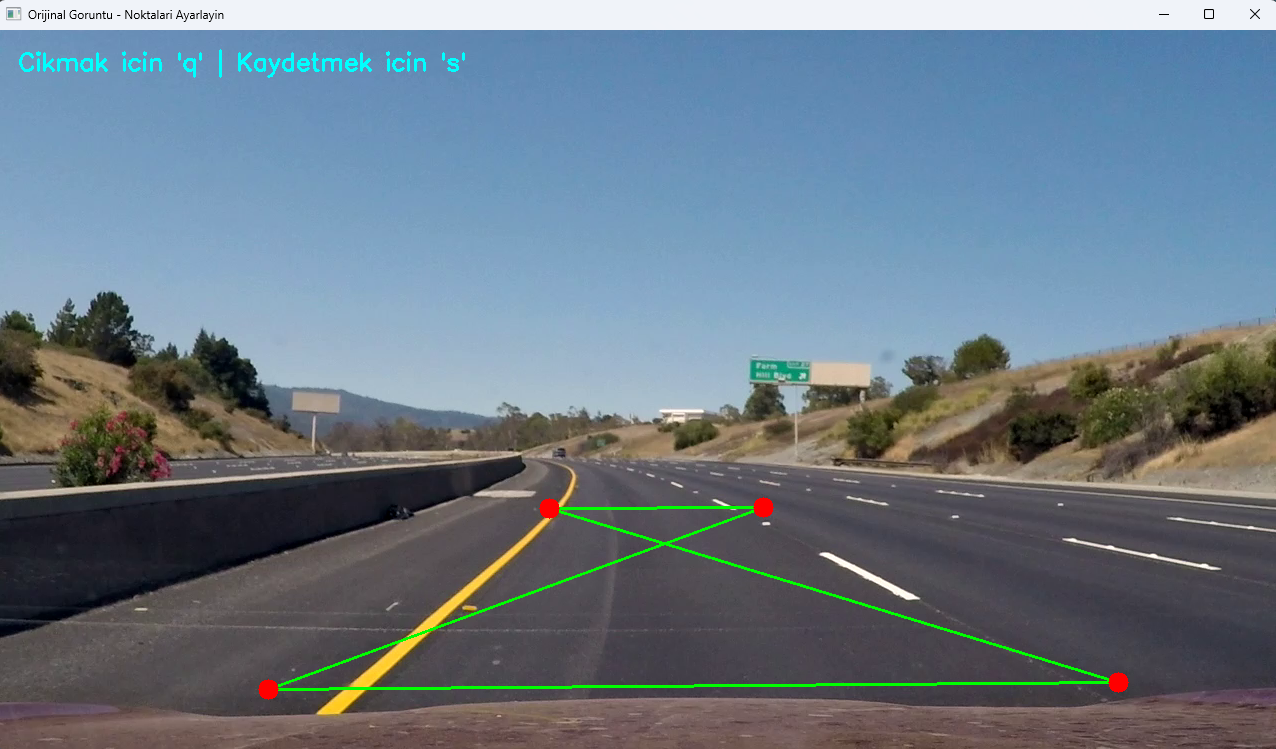
#> input picture perspective.png, 1276 x 749 px, given in place of the camera
$ python serit_takip_sanal_webcam.py   (older library calls are emulated)
#> lines starting #> are read from the running program, lines starting #| are printed output that depends on the picture; after the words box and inside, x2 and y2 are one past the last pixel; in counts of white or black regions, pixels touching at a corner belong together
import time
import cv2
import numpy as np
from collections import deque
import warnings
import subprocess

webcam = 1

subprocess.run(["python", "perspective_setup.py", "--webcam"])
#> (this line was passed over: subprocess is not available in this run)

# --- Perspektif ---
def get_perspective_transform(img_size):
    w, h = img_size
    src = np.float32([
        [0.44*w, 0.68*h], # Sol üst
        [0.57*w, 0.68*h], # Sağ üst
        [0.24*w, 0.98*h], # Sol alt
        [0.79*w, 0.96*h]  # Sağ alt
    ])
    dst = np.float32([
        [w * 0.25, 0],
        [w * 0.75, 0],
        [w * 0.25, h],
        [w * 0.75, h]
    ])
    M = cv2.getPerspectiveTransform(src, dst)
    Minv = cv2.getPerspectiveTransform(dst, src)
    return M, Minv

def warp(img, M):
    h, w = img.shape[:2]
    return cv2.warpPerspective(img, M, (w, h), flags=cv2.INTER_LINEAR)

# --- Binary Eşikleme ---
def abs_sobel_thresh(img, orient='x', thresh=(20, 100)):
    # Griye çevirme ve Sobel filtresi uygulama
    gray = cv2.cvtColor(img, cv2.COLOR_RGB2GRAY)
    sobel = cv2.Sobel(gray, cv2.CV_64F, int(orient=='x'), int(orient=='y'))
    abs_sobel = np.absolute(sobel)
    scaled = np.uint8(255 * abs_sobel / np.max(abs_sobel))
    binary = np.zeros_like(scaled)
    binary[(scaled >= thresh[0]) & (scaled <= thresh[1])] = 1
    return binary

def color_threshold(img, sthresh=(100,255), rthresh=(200,255)):
    # hls ve kırmızı kanal üzerinden renk eşikleme
    hls = cv2.cvtColor(img, cv2.COLOR_RGB2HLS)
    s = hls[:,:,2]
    s_binary = np.zeros_like(s)
    s_binary[(s>=sthresh[0]) & (s<=sthresh[1])] = 1

    r = img[:,:,0]
    r_binary = np.zeros_like(r)
    r_binary[(r>=rthresh[0]) & (r<=rthresh[1])] = 1

    combined = np.zeros_like(s)
    combined[(s_binary==1)|(r_binary==1)] = 1
    return combined

def combined_binary(img):
    gradx = abs_sobel_thresh(img, 'x', (20,100))
    grady = abs_sobel_thresh(img, 'y', (20,100))
    color_bin = color_threshold(img)
    combined = np.zeros_like(color_bin)
    combined[((gradx==1)&(grady==1)) | (color_bin==1)] = 1
    return combined

# --- Fit Geçerlilik Kontrolü ---
def is_fit_valid(left_fit, right_fit, ploty,
                 min_dist=200, max_dist=1000, max_std=200):
    left_x = np.polyval(left_fit, ploty)
    right_x = np.polyval(right_fit, ploty)
    width = np.abs(right_x - left_x)
    # Ortalama şerit genişliği ve sapma kontrolü
    return (min_dist < np.mean(width) < max_dist) and (np.std(width) < max_std)

def get_last_valid_fit(fits_deque):
    #  Yol algılamada sorun olduğunda en son geçerli fit'i döndürür
    for fit in reversed(fits_deque):
        if fit is not None:
            return fit
    return None

# --- Sliding Window + Search-Around-Poly ---
def find_lane_pixels(binary_warped):
    histogram = np.sum(binary_warped[binary_warped.shape[0]//2:,:], axis=0)
    midpoint = histogram.shape[0]//2
    left_base = np.argmax(histogram[:midpoint])
    right_base = np.argmax(histogram[midpoint:]) + midpoint

    nwindows = 9
    margin = 60
    minpix = 50
    window_height = int(binary_warped.shape[0]//nwindows)
    nonzero = binary_warped.nonzero()
    nonzeroy, nonzerox = np.array(nonzero[0]), np.array(nonzero[1])
    left_current, right_current = left_base, right_base
    left_inds, right_inds = [], []

    for window in range(nwindows):
        y_low = binary_warped.shape[0] - (window+1)*window_height
        y_high = binary_warped.shape[0] - window*window_height
        x_l_low = left_current - margin
        x_l_high = left_current + margin
        x_r_low = right_current - margin
        x_r_high = right_current + margin

        good_left = ((nonzeroy>=y_low)&(nonzeroy<y_high)&
                     (nonzerox>=x_l_low)&(nonzerox<x_l_high)).nonzero()[0]
        good_right= ((nonzeroy>=y_low)&(nonzeroy<y_high)&
                     (nonzerox>=x_r_low)&(nonzerox<x_r_high)).nonzero()[0]

        left_inds.append(good_left)
        right_inds.append(good_right)

        if len(good_left)>minpix:
            left_current = int(np.mean(nonzerox[good_left]))
        if len(good_right)>minpix:
            right_current = int(np.mean(nonzerox[good_right]))

    left_inds = np.concatenate(left_inds)
    right_inds= np.concatenate(right_inds)
    leftx, lefty = nonzerox[left_inds], nonzeroy[left_inds]
    rightx, righty= nonzerox[right_inds], nonzeroy[right_inds]

    return leftx, lefty, rightx, righty

def search_around_poly(binary_warped, left_fit, right_fit, margin=60):
    # Önceki fit etrafında arama yapma
    nonzero = binary_warped.nonzero()
    nonzeroy, nonzerox = np.array(nonzero[0]), np.array(nonzero[1])

    left_inds = ((nonzerox > (np.polyval(left_fit, nonzeroy)-margin)) &
                 (nonzerox < (np.polyval(left_fit, nonzeroy)+margin)))
    right_inds= ((nonzerox > (np.polyval(right_fit, nonzeroy)-margin)) &
                 (nonzerox < (np.polyval(right_fit, nonzeroy)+margin)))

    leftx, lefty = nonzerox[left_inds], nonzeroy[left_inds]
    rightx, righty= nonzerox[right_inds], nonzeroy[right_inds]
    return leftx, lefty, rightx, righty

def fit_polynomial_from_points(leftx, lefty, rightx, righty):
    left_fit, right_fit = None, None
    if len(leftx)>0 and len(np.unique(lefty))>1:
        with warnings.catch_warnings():
            warnings.simplefilter('ignore', category=Warning)
            left_fit = np.polyfit(lefty, leftx, 2)
    if len(rightx)>0 and len(np.unique(righty))>1:
        with warnings.catch_warnings():
            warnings.simplefilter('ignore', category=Warning)
            right_fit= np.polyfit(righty, rightx, 2)
    return left_fit, right_fit

# --- Şerit ve Bölge Çizimi ---

def draw_lane(img, binary_warped, left_fit, right_fit, Minv):
    ploty = np.linspace(0, binary_warped.shape[0]-1, binary_warped.shape[0])
    color_warp = np.zeros_like(img).astype(np.uint8)

    # Eğer bir tarafta fit eksikse diğerinin kopyasını alır// Şimdilik güvenli değil
    if left_fit is None and right_fit is not None:
        left_fit = right_fit.copy(); left_fit[2] -= 600
    elif right_fit is None and left_fit is not None:
        right_fit= left_fit.copy(); right_fit[2] += 600

    if left_fit is not None and right_fit is not None:
        if not is_fit_valid(left_fit, right_fit, ploty):
            # Geçersizse direk geri dön
            return img
        # Poligon
        left_pts = np.array([np.vstack([np.polyval(left_fit, ploty), ploty]).T])
        right_pts= np.array([np.flipud(np.vstack([np.polyval(right_fit, ploty), ploty]).T)])
        pts = np.hstack((left_pts, right_pts))
        cv2.fillPoly(color_warp, np.int32([pts]), (0,255,0)) #Yeşil bölgeyi çizer/doldurur
        # Kırmızı ve mavi kenar çizgileri
        for fit, color in zip([left_fit, right_fit], [(255,0,0),(0,0,255)]):
            line_pts = np.array([np.vstack([np.polyval(fit, ploty), ploty]).T]).astype(np.int32)
            cv2.polylines(color_warp, line_pts, False, color, 10)

    newwarp = warp(color_warp, Minv)
    return cv2.addWeighted(img, 1, newwarp, 0.3, 0) #Görüntüye eklenirkenki şeffaflığı

# --- Ana Şerit Tespit Sınıfı ---

QUEUE_LENGTH = 10 # Stabil fit için kuyruk
MAX_BAD_FITS  = 5

class LaneDetector:
    def __init__(self):
        self.left_fits = deque(maxlen=QUEUE_LENGTH)
        self.right_fits= deque(maxlen=QUEUE_LENGTH)
        self.bad_count = 0 # Art arda başarısız fit belirli sayıya ulaşınca geçmiş temizlenir
        self.M, self.Minv = None, None
        self.prev_time = time.time()

    def process(self, image):
        # FPS hesaplama
        now = time.time()
        fps = 1/(now-self.prev_time) if now!=self.prev_time else 0.0
        self.prev_time = now

        und = image
        if self.M is None:
            self.M, self.Minv = get_perspective_transform((und.shape[1], und.shape[0]))

        binary = combined_binary(und)
        warped = warp(binary, self.M)
        ploty = np.linspace(0, warped.shape[0]-1, warped.shape[0])

        # Eğer geçmişte son bulunan fit geçerli ise hızlıca search_around_poly kullanılır. Değilse daha yavaş olan find_lane_pixels sliding window kullanılır.

        if self.left_fits and self.right_fits and is_fit_valid(self.left_fits[-1], self.right_fits[-1], ploty):
            lx, ly, rx, ry = search_around_poly(warped, self.left_fits[-1], self.right_fits[-1])
        else:
            lx, ly, rx, ry = find_lane_pixels(warped)

        lf, rf = fit_polynomial_from_points(lx, ly, rx, ry)

        if lf is not None and rf is not None and is_fit_valid(lf, rf, ploty):
            self.left_fits.append(lf); self.right_fits.append(rf)
            lf = np.mean(self.left_fits, axis=0)
            rf = np.mean(self.right_fits, axis=0)
            self.bad_count = 0
        else:
            # yeniden dene
            print("UYARI: Fit geçersiz, yeniden tahmin...")
            lx, ly, rx, ry = find_lane_pixels(warped)
            lf, rf = fit_polynomial_from_points(lx, ly, rx, ry)
            # Yeni fitler geçerliyse sıraya eklenir sonra geçmişin ortalaması alınarak stabil hale getirilir
            # Geçersiz ise önce yeniden find_lane_pixels denenir yine başarısızsa get_last_valid_fit ile son geçerli fit kullanılır bad_count artırılır ve bad_count MAX_BAD_FITS'e ulaşırsa geçmiş temizlenir
            if lf is not None and rf is not None and is_fit_valid(lf, rf, ploty):
                self.left_fits.append(lf); self.right_fits.append(rf)
                lf = np.mean(self.left_fits, axis=0)
                rf = np.mean(self.right_fits, axis=0)
                self.bad_count = 0
            else:
                print("UYARI: Hala geçersiz, eski fit kullanılıyor.")
                lf = get_last_valid_fit(self.left_fits)
                rf = get_last_valid_fit(self.right_fits)
                self.bad_count += 1

        if self.bad_count >= MAX_BAD_FITS:
            print("UYARI: Çok fazla hatalı fit, temizleniyor.")
            self.left_fits.clear(); self.right_fits.clear()
            self.bad_count = 0

        result = draw_lane(und, warped, lf, rf, self.Minv)
        cv2.putText(result, f"FPS: {fps:.1f}", (20,40), cv2.FONT_HERSHEY_SIMPLEX, 1, (0,255,0), 2)
        return result

# --- Ana Döngü ---
def process_webcam():
    detector = LaneDetector()
    cap = cv2.VideoCapture(webcam)
    cap.set(cv2.CAP_PROP_FRAME_WIDTH, 1280)
    cap.set(cv2.CAP_PROP_FRAME_HEIGHT, 720)

    if not cap.isOpened():
        print("Kamera açılamadı!")
        return

    try:
        while True:
            ret, frame = cap.read()
            if not ret:
                print("Görüntü alınamadı!")
                break

            rgb = cv2.cvtColor(frame, cv2.COLOR_BGR2RGB)
            lane_frame = detector.process(rgb)
            display = cv2.cvtColor(lane_frame, cv2.COLOR_RGB2BGR)
            cv2.imshow("Serit Takip", display)
            if cv2.waitKey(1) & 0xFF == ord('q'):
                break

    finally:
        cap.release()
        cv2.destroyAllWindows()

if __name__ == '__main__':
    process_webcam()
#> in process_webcam, frame is the input picture: shape (749, 1276, 3); mean B, G, R 133.8, 121.8, 107
#> in combined_binary, `gradx = abs_sobel_thresh(img, 'x', (20,100))`:
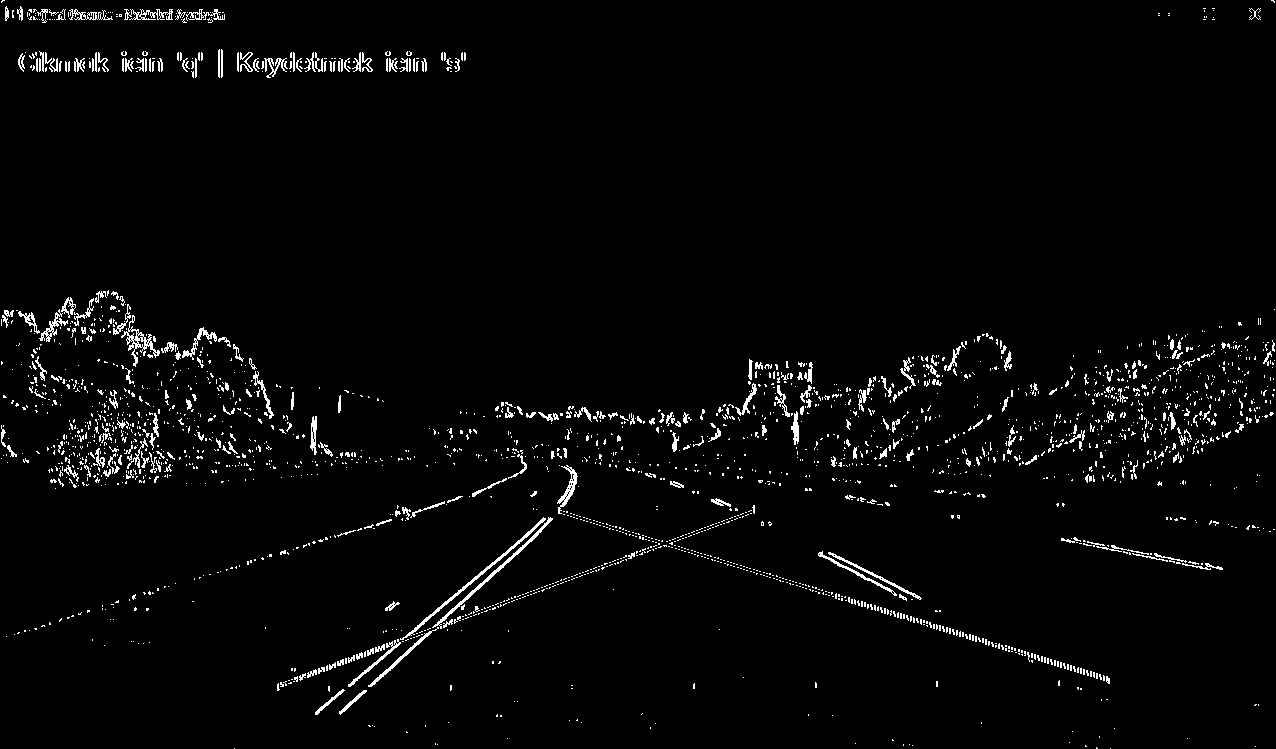
#> gradx: shape (749, 1276); values 0 (black) and 1 (white), 2.6% white in thin lines or dots
#> in combined_binary, `grady = abs_sobel_thresh(img, 'y', (20,100))`: grady: shape (749, 1276); values 0 (black) and 1 (white), 5.8% white in thin lines or dots
#> in color_threshold, `hls = cv2.cvtColor(img, cv2.COLOR_RGB2HLS)`: hls: shape (749, 1276, 3); mean of channels 0, 1, 2 92.2, 121, 63.5
#> in combined_binary, `color_bin = color_threshold(img)`: color_bin: shape (749, 1276); values 0 (black) and 1 (white), 7.3% white; 697 white regions (572 under 20 px), largest, box (x1, y1, x2, y2) and area: (0, 0, 1276, 44) 37310, (258, 469, 1129, 716) 11605, (77, 412, 157, 486) 1979
#> in process, `binary = combined_binary(und)`: binary: shape (749, 1276); values 0 (black) and 1 (white), 8.2% white; 1658 white regions (1486 under 20 px), largest, box (x1, y1, x2, y2) and area: (0, 0, 1276, 44) 37638, (258, 465, 1129, 716) 13036, (77, 412, 158, 486) 2150
#> in warp, `return cv2.warpPerspective(img, M, (w, h), flags=cv2.INTER_LINEAR)`: returned value: shape (749, 1276); values 0 (black) and 1 (white), 8.7% white; 74 white regions (64 under 20 px), largest, box (x1, y1, x2, y2) and area: (208, 0, 1158, 735) 76668, (1029, 383, 1089, 569) 5175, (995, 143, 1047, 193) 783
#> in find_lane_pixels, `histogram = np.sum(binary_warped[binary_warped.shape[0]//2:,:], axis=0)`: histogram = 1276 values, max 361 at index 327, min 0 at index 0, mean 27.46
#> in find_lane_pixels, `left_base = np.argmax(histogram[:midpoint])`: left_base = 327
#> in find_lane_pixels, `right_base = np.argmax(histogram[midpoint:]) + midpoint`: right_base = 1059
#> in find_lane_pixels, `nonzero = binary_warped.nonzero()`: nonzero = 83573 positions, rows 0 to 744, columns 99 to 1230
#> in find_lane_pixels, `left_current, right_current = left_base, right_base`: left_current = 327; right_current = 1059
#> the loop in find_lane_pixels, `for window in range(nwindows):` made 9 passes
#> (x_l_low, x_l_high, x_r_low, x_r_high, left_current, right_current) on passes 1, 2, 3, 4, 5, 7, 8, 9: (267, 387, 999, 1119, 316, 1083), (256, 376, 1023, 1143, 320, 1047), (260, 380, 987, 1107, 319, 1064), (259, 379, 1004, 1124, 316, 1056), (256, 376, 996, 1116, 316, 1048), (255, 375, 988, 1108, 311, 1017), (251, 371, 957, 1077, 306, 1013), (246, 366, 953, 1073, 301, 1030)
#> (x_l_low, x_l_high, x_r_low, x_r_high, left_current) on pass 6: (256, 376, 988, 1108, 315)
#> after the loop in find_lane_pixels, `for window in range(nwindows):`: left_inds = 9 items
#> in find_lane_pixels, `right_inds= np.concatenate(right_inds)`: right_inds = 14260 values, max 83362 at index 1144, min 1563 at index 9190, mean 40381
#> in find_lane_pixels, `rightx, righty= nonzerox[right_inds], nonzeroy[right_inds]`: rightx = 14260 values, max 1118 at index 524, min 953 at index 14191, mean 1044.6; righty = 14260 values, max 726 at index 1144, min 2 at index 9190, mean 309
#> in process, `lx, ly, rx, ry = find_lane_pixels(warped)`: rx has the same summary as rightx in find_lane_pixels; ry has the same summary as righty in find_lane_pixels
#> in fit_polynomial_from_points, `left_fit = np.polyfit(lefty, leftx, 2)`: left_fit = [-8.12e-05, 0.0842, 297.5]
#> in fit_polynomial_from_points, `right_fit= np.polyfit(righty, rightx, 2)`: right_fit = [8.78e-05, 0.0133, 1026.9]
#> in process, `lf, rf = fit_polynomial_from_points(lx, ly, rx, ry)`: lf = [-8.12e-05, 0.0842, 297.5]; rf = [8.78e-05, 0.0133, 1026.9]
#> in is_fit_valid, `left_x = np.polyval(left_fit, ploty)`: left_x = 749 values, max 319.4 at index 518, min 297.5 at index 0, mean 313.9
#> in is_fit_valid, `right_x = np.polyval(right_fit, ploty)`: right_x = 749 values from 1026.9 to 1086
#> in is_fit_valid, `width = np.abs(right_x - left_x)`: width = 749 values, max 770.9 at index 748, min 721.9 at index 210, mean 734.4
#> after the loop in draw_lane, `for fit, color in zip([left_fit, right_fit], [(255,0,0),(0,0,255)]):`:
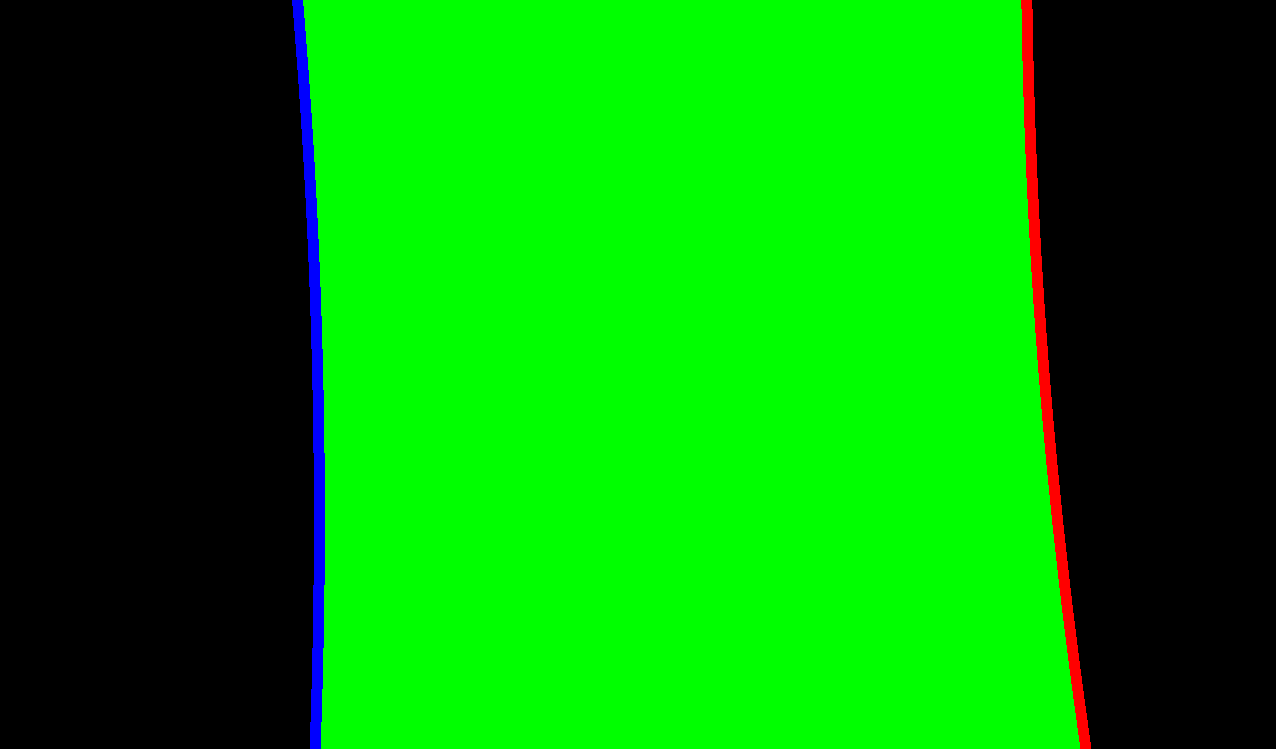
#> color_warp: shape (749, 1276, 3); mean of channels 0, 1, 2 2.2, 144.6, 2.2; drawn as B, G, R
#> in draw_lane, `return cv2.addWeighted(img, 1, newwarp, 0.3, 0)`:
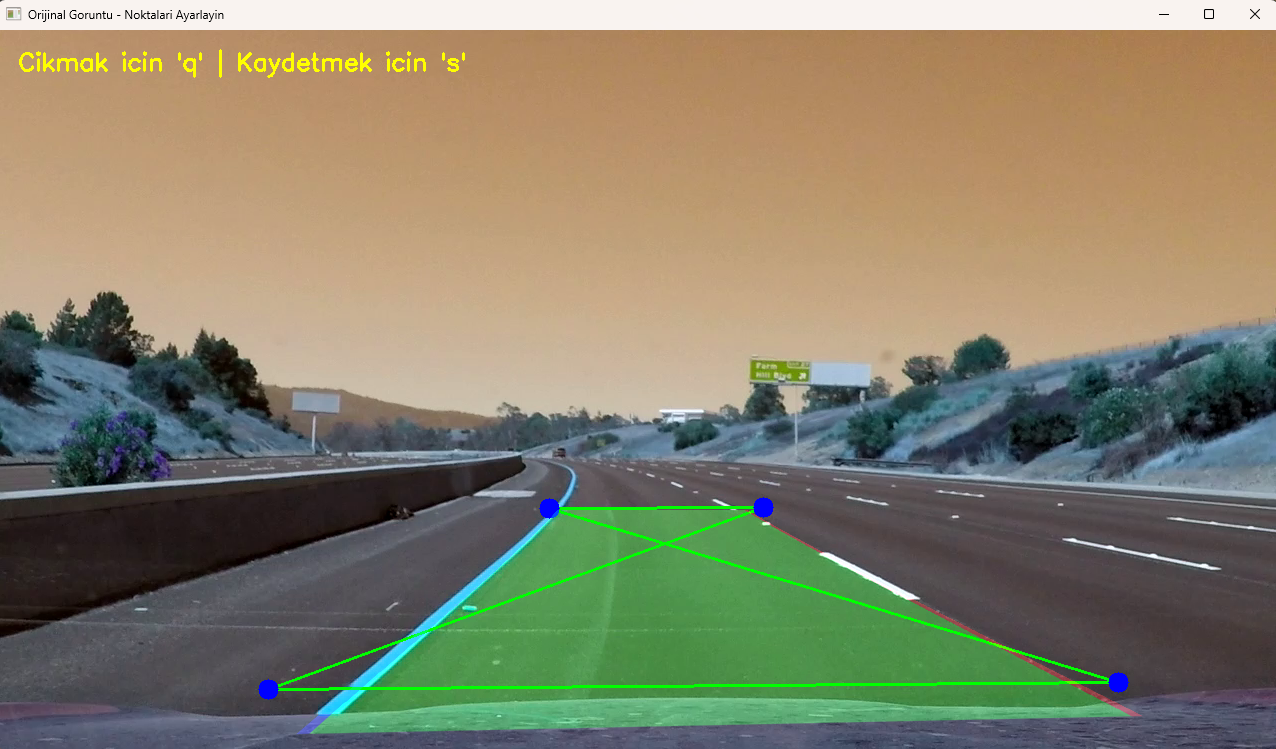
#> returned value: shape (749, 1276, 3); mean of channels 0, 1, 2 107, 130, 133.9; drawn as B, G, R
#> in process, `cv2.putText(result, f"FPS: {fps:.1f}", (20,40), cv2.FONT_HERSHEY_SIMPL..`:
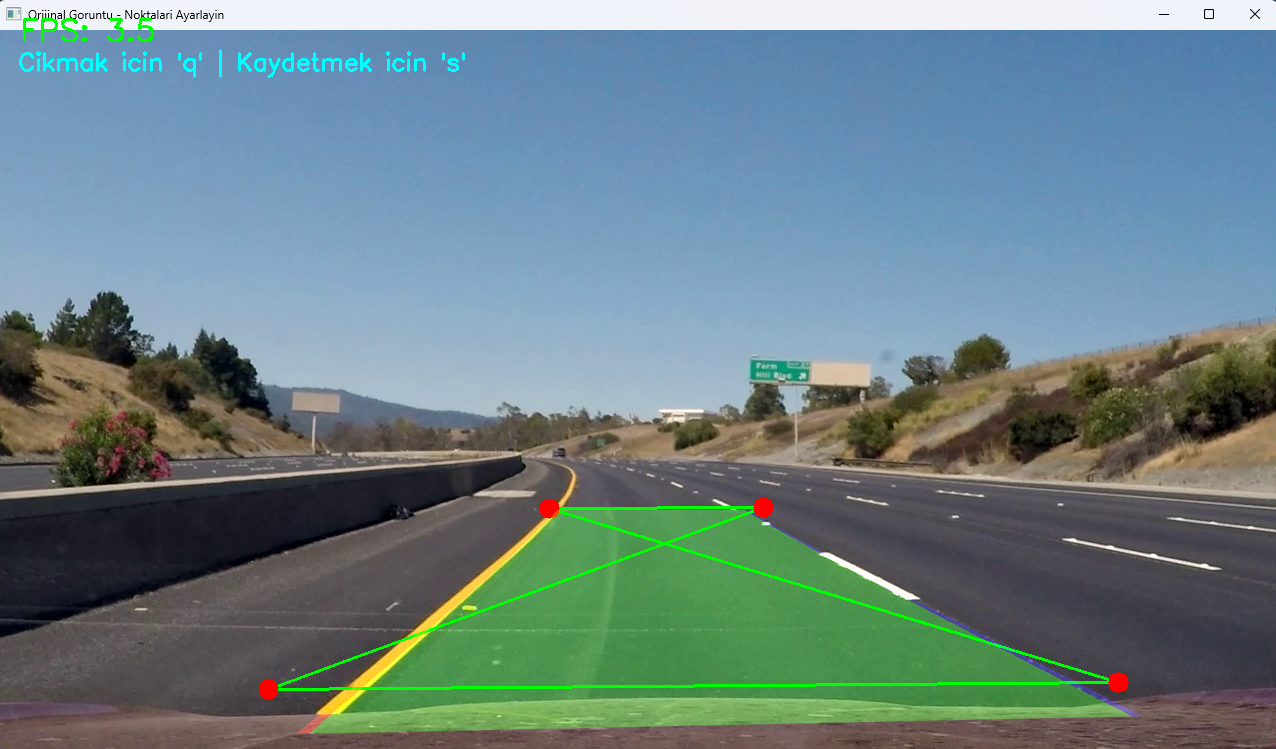
#> result: shape (749, 1276, 3); 0.09% of pixels changed, all inside (x1, y1, x2, y2) = (23, 18, 154, 42)
#> (key q is pressed here)
